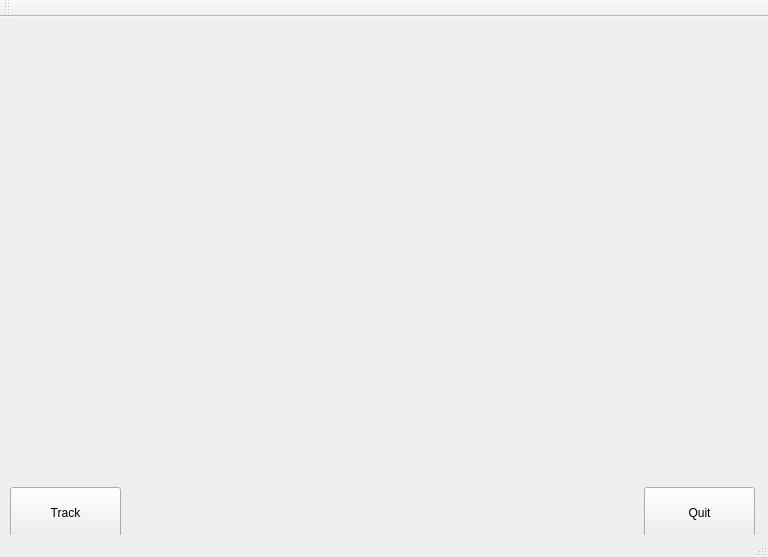
<?xml version="1.0" encoding="UTF-8"?>
<ui version="4.0">
 <class>HolaMundoQTGUI</class>
 <widget class="QMainWindow" name="HolaMundoQTGUI">
  <property name="geometry">
   <rect>
    <x>0</x>
    <y>0</y>
    <width>768</width>
    <height>557</height>
   </rect>
  </property>
  <property name="windowTitle">
   <string>HolaMundoQTGUI</string>
  </property>
  <widget class="QWidget" name="centralWidget">
   <widget class="QWidget" name="Display" native="true">
    <property name="geometry">
     <rect>
      <x>10</x>
      <y>10</y>
      <width>741</width>
      <height>451</height>
     </rect>
    </property>
   </widget>
   <widget class="QPushButton" name="TrackerBtn">
    <property name="geometry">
     <rect>
      <x>10</x>
      <y>470</y>
      <width>111</width>
      <height>51</height>
     </rect>
    </property>
    <property name="text">
     <string>Track</string>
    </property>
   </widget>
   <widget class="QPushButton" name="QuitBtn">
    <property name="geometry">
     <rect>
      <x>644</x>
      <y>470</y>
      <width>111</width>
      <height>51</height>
     </rect>
    </property>
    <property name="text">
     <string>Quit</string>
    </property>
   </widget>
  </widget>
  <widget class="QToolBar" name="mainToolBar">
   <attribute name="toolBarArea">
    <enum>TopToolBarArea</enum>
   </attribute>
   <attribute name="toolBarBreak">
    <bool>false</bool>
   </attribute>
  </widget>
  <widget class="QStatusBar" name="statusBar"/>
 </widget>
 <layoutdefault spacing="6" margin="11"/>
 <resources/>
 <connections>
  <connection>
   <sender>TrackerBtn</sender>
   <signal>clicked(bool)</signal>
   <receiver>HolaMundoQTGUI</receiver>
   <slot>SetTracking(bool)</slot>
   <hints>
    <hint type="sourcelabel">
     <x>116</x>
     <y>503</y>
    </hint>
    <hint type="destinationlabel">
     <x>145</x>
     <y>505</y>
    </hint>
   </hints>
  </connection>
  <connection>
   <sender>QuitBtn</sender>
   <signal>clicked()</signal>
   <receiver>HolaMundoQTGUI</receiver>
   <slot>Quit()</slot>
   <hints>
    <hint type="sourcelabel">
     <x>661</x>
     <y>509</y>
    </hint>
    <hint type="destinationlabel">
     <x>584</x>
     <y>510</y>
    </hint>
   </hints>
  </connection>
 </connections>
 <slots>
  <slot>SetTracking(bool)</slot>
  <slot>Quit()</slot>
 </slots>
</ui>
